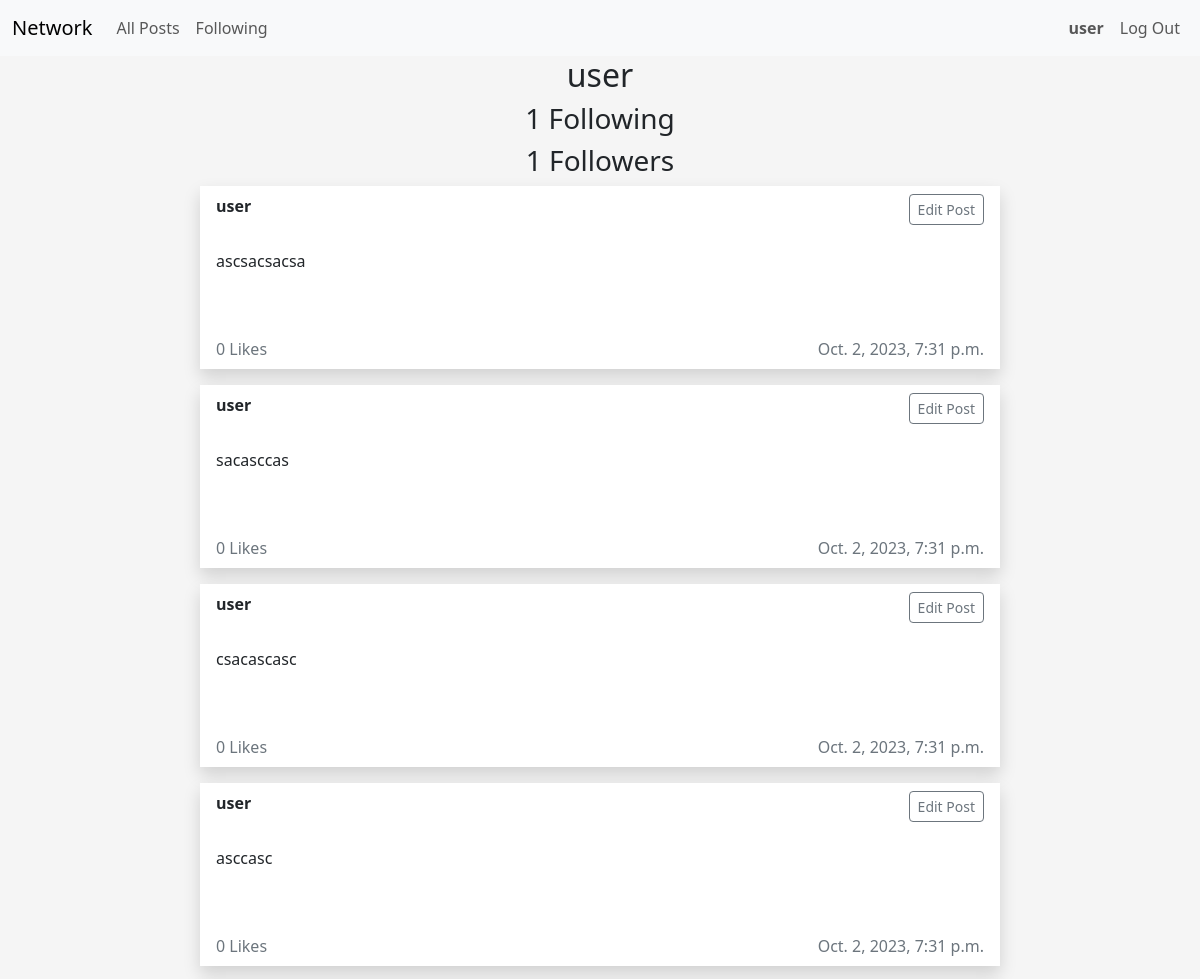
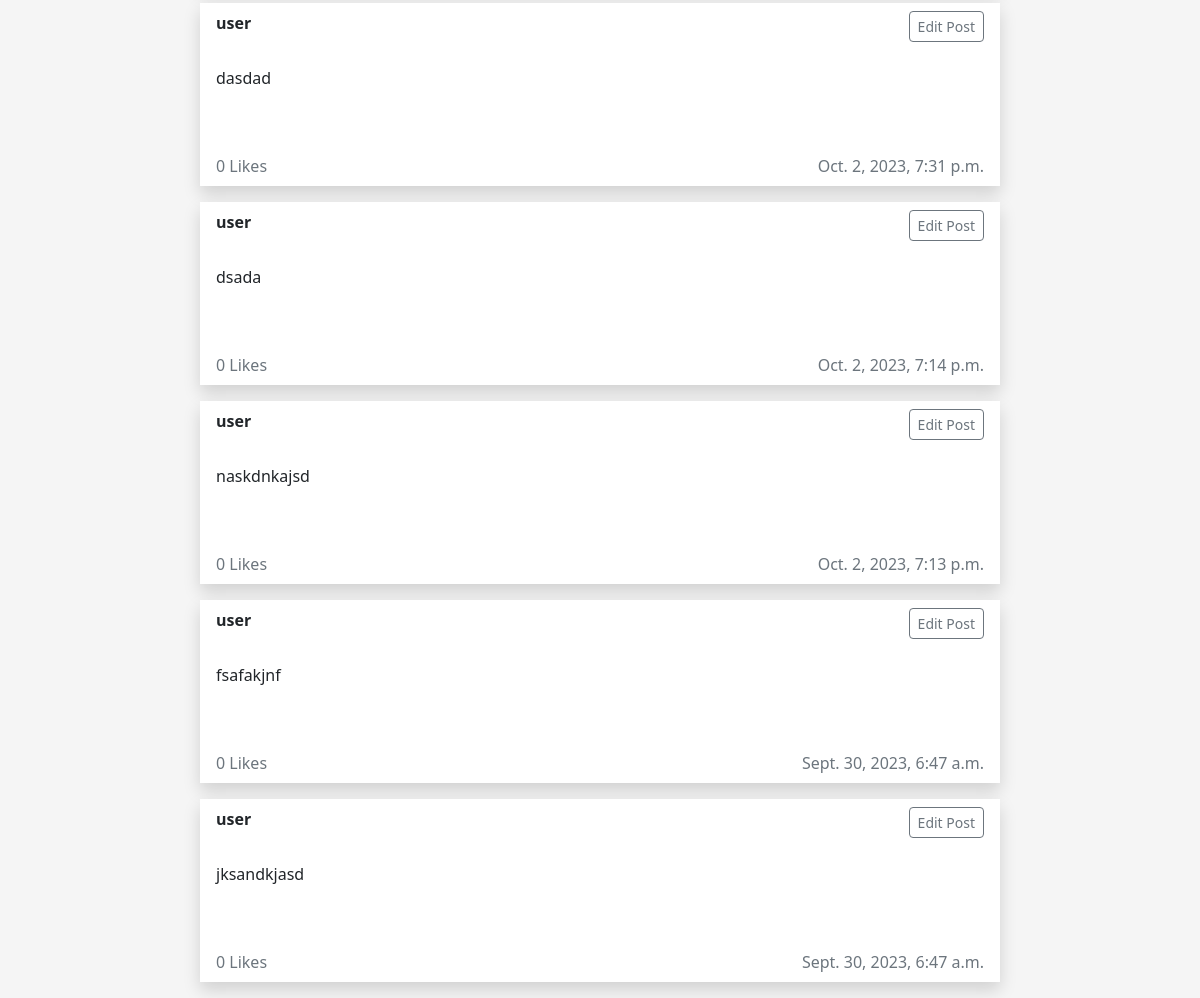
/profile/1 (signed in), run on an earlier commit of the app's database (2 pictures, top to bottom).
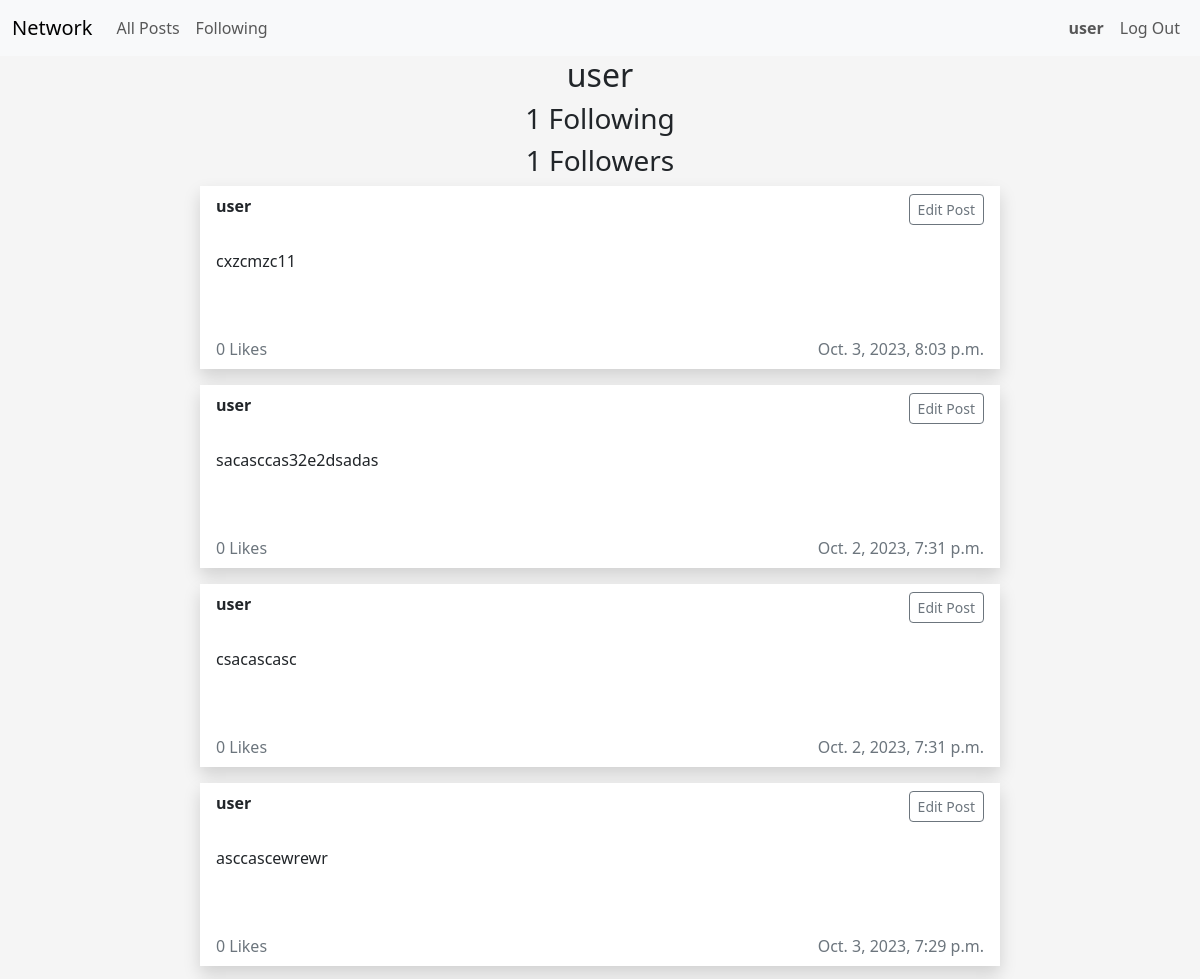
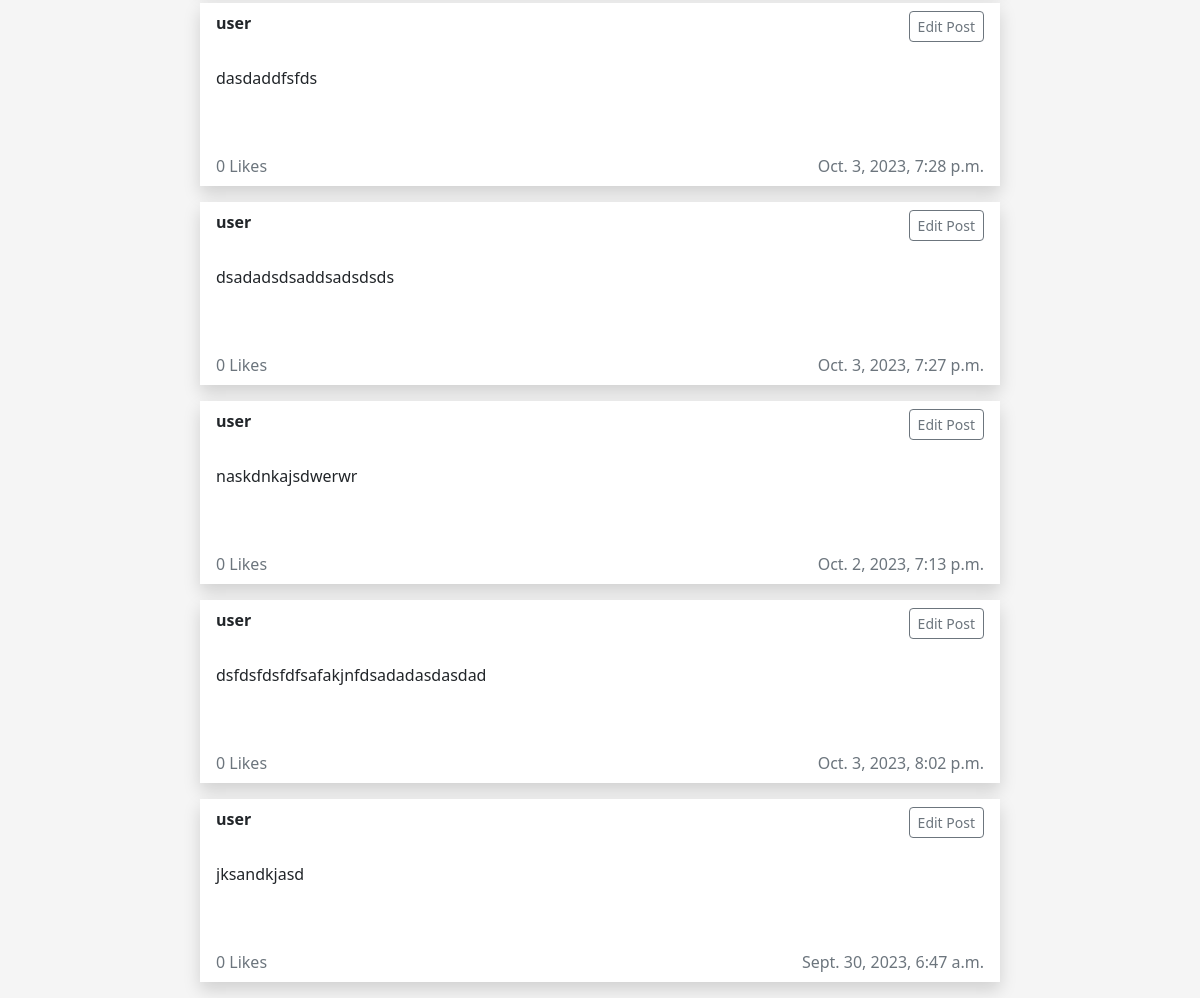
And on a later commit of the database (2 pictures, top to bottom).
### network/models.py (models this page shows, shortened)
class Post(models.Model):
    user = models.ForeignKey(User, on_delete=models.CASCADE)
    content = models.TextField()
    timestamp = models.DateTimeField(auto_now_add=True)
    likes = models.PositiveBigIntegerField(default=0)

class User(AbstractUser):
    pass

### network/views.py (the view, shortened to what this page needs)
# urls.py: path("profile/<int:user_id>",views.profile, name="profile"),
@login_required(login_url="/login")
def profile(request, user_id):
    user = get_object_or_404(User, id=user_id)  # Get the User object with the specified user_id
    if request.method == "GET":
        posts = Post.objects.filter(user=user)  # Filter posts for the specific user
        is_following = Following.objects.filter(user=request.user, user_followed=user_id).exists()
        return render(request, "network/profile.html",{
            "posts" : posts,
            "user": user,
            "is_following": is_following
        })

### network/templates/network/profile.html (shortened to what this page needs)
{% extends "network/layout.html" %}
{% block body %}
<div class="container">
    <h2>{{ user }}</h2>
    <h3>{{ user.following.count }} Following</h3>
    <h3>{{ user.followers.count }} Followers</h3>
</div>
   {% for post in posts reversed %}
   <div id="posts">
   <div class="row mb-3">
    <div class="post" data-post-id="{{ post.id }}">
        <div class="card rounded-0 border-0 shadow mx-auto" style="max-width: 50rem;">
            <div class="card-header bg-transparent border-0 d-flex justify-content-between">
                <strong>{{ post.user }}</strong>
                {% if user == request.user %}
                <button type="button" class="btn btn-sm btn-outline-secondary edit-button">Edit Post</button>
                {% endif %}
            </div>
            <div class="card-body text-dark">
                <p id="post-content" class="post-content">{{ post.content }}</p>
                <br>
            </div>
            <div class="card-footer bg-transparent text-secondary border-0 d-flex justify-content-between">
                <div>
                <span> {{ post.likes }} Likes</span>
                </div>
                <div>
                <span class="timestamp"> {{ post.timestamp }}</span>
                </div>
            </div>
        </div>
        </div>
    </div>
</div>
    {% endfor %}
{% endblock %}

What changed in the data, as far as the page shows it:
changed Post: content "ascsacsacsa" → "cxzcmzc11"; timestamp "Oct. 2, 2023, 7:31 p.m." → "Oct. 3, 2023, 8:03 p.m."
changed Post: content "sacasccas" → "sacasccas32e2dsadas"
changed Post: content "asccasc" → "asccascewrewr"; timestamp "Oct. 2, 2023, 7:31 p.m." → "Oct. 3, 2023, 7:29 p.m."
changed Post: content "dasdad" → "dasdaddfsfds"; timestamp "Oct. 2, 2023, 7:31 p.m." → "Oct. 3, 2023, 7:28 p.m."
changed Post: content "dsada" → "dsadadsdsaddsadsdsds"; timestamp "Oct. 2, 2023, 7:14 p.m." → "Oct. 3, 2023, 7:27 p.m."
changed Post: content "naskdnkajsd" → "naskdnkajsdwerwr"
changed Post: content "fsafakjnf" → "dsfdsfdsfdfsafakjnfdsadadasdasdad"; timestamp "Sept. 30, 2023, 6:47 a.m." → "Oct. 3, 2023, 8:02 p.m."
